Frame 1 (no input): blank canvas, image omitted
Frame 60 (no input): blank canvas, image omitted
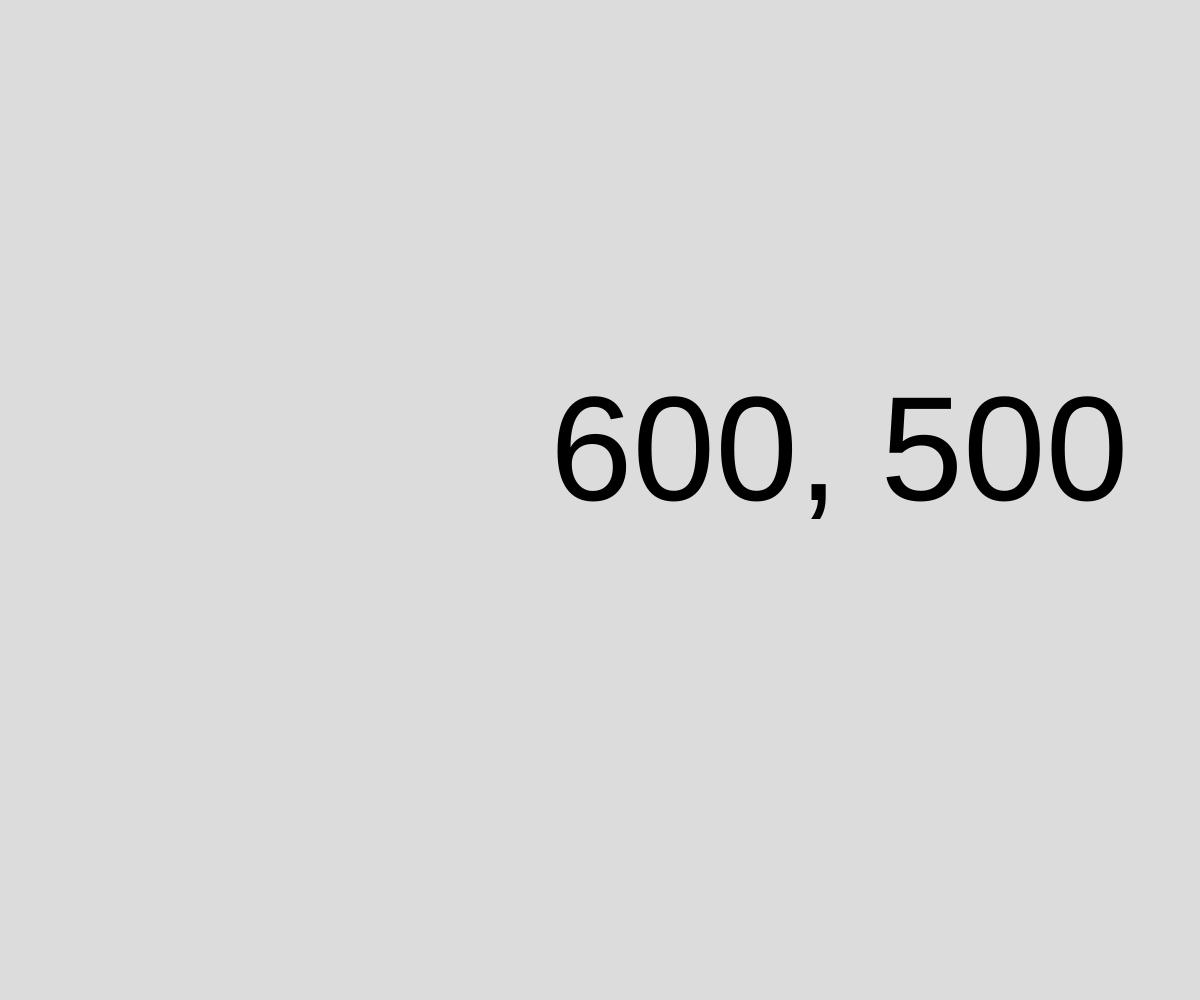
Frame 120 (the mouse pressed at the canvas centre since frame 60)

The p5.js sketch whose frames 1 and 60 were blank and that drew this single picture after the mouse press (run headless with seeded random() and noise() and a simulated clock; from frame 60 on, the mouse is pressed at the canvas centre):

// p5.js sketch
// ── sketch.js
// Events (Mouse/Keyboard)
// Alaxandre Chalifour
// 9/12/2024

//Global Variable Scope
let tSize = 40;

function setup() {
  createCanvas(windowWidth, windowHeight);
}

function draw() {
  background(220);

  // if(mouseIsPressed) tSize = random(20, 80)
  let position = mouseX + ", " + mouseY;
  print(position);
  textSize(tSize);
  text(position, mouseX - 50, mouseY);
}

function mousePressed(){
  tSize = random(20, 200);
}
